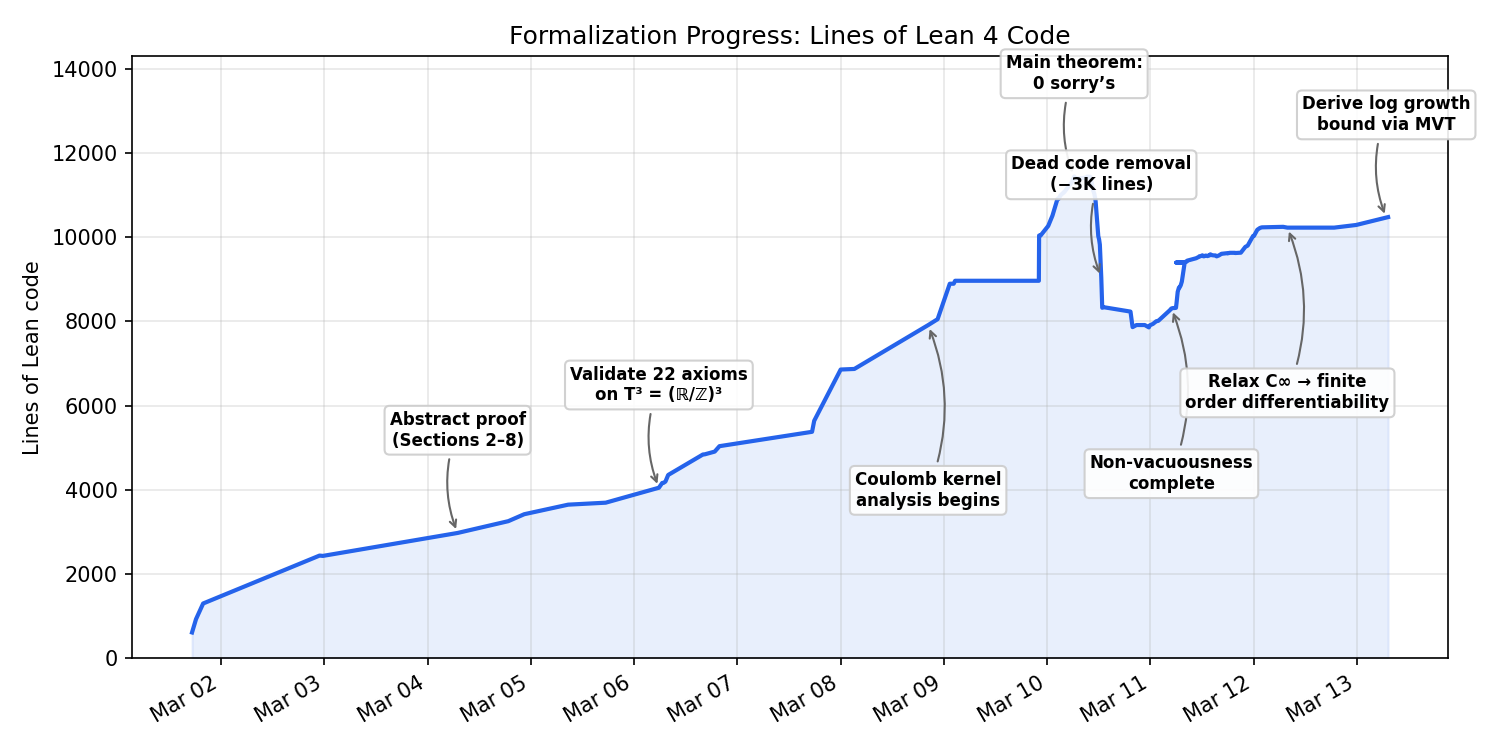

Write Python code to recreate this figure.
#!/usr/bin/env python3
"""Generate Lean LOC-over-time graphs for Aristotle/Landau/."""

import subprocess
import csv
import os
from datetime import datetime

REPO = os.path.dirname(os.path.dirname(os.path.abspath(__file__)))
LANDAU_DIR = "Aristotle/Landau"
OUT_CSV = os.path.join(REPO, "scripts", "loc_history.csv")
OUT_PNG = os.path.join(REPO, "scripts", "loc_history.png")
OUT_BREAKDOWN_PNG = os.path.join(REPO, "scripts", "loc_breakdown.png")

# Notable events: (commit_hash_prefix, label, vertical_offset)
EVENTS = [
    ("944984b1f1", "Abstract proof\n(Sections 2\u20138)", 40),
    ("61eeb02", "Validate 22 axioms\non T\u00b3 = (\u211d/\u2124)\u00b3", 40),
    ("a445b2b364", "Coulomb kernel\nanalysis begins", -70),
    ("20d0f4b0fe", "Main theorem:\n0 sorry\u2019s", 40),
    ("96f389e62f", "Dead code removal\n(\u22123K lines)", 40),
    ("46b87fbc43", "Non-vacuousness\ncomplete", -70),
    ("5b62d21624", "Relax C\u221e \u2192 finite\norder differentiability", -70),
    ("62610d06ee", "Derive log growth\nbound via MVT", 40),
]

# File categories for the breakdown chart.
# "argument" = the mathematical proof chain (warm colors)
# "background" = supporting infrastructure (cool colors)
ARGUMENT_FILES = {
    "landau-steady-state.lean",  # monolithic precursor
    "Section2.lean", "Section3.lean", "Section3Helpers.lean",
    "Section4.lean", "Section5.lean", "Section6.lean",
    "Section7.lean", "Section8.lean", "Section9.lean",
    "VMLInputDerive.lean", "Theorem42.lean",
    "CoulombConcreteTheorem42.lean",
}

BACKGROUND_FILES = {
    "Defs.lean", "TorusInstance.lean", "TorusDefs.lean",
    "SchwartzDecayDefs.lean", "ConcreteTheorem42.lean",
    "VelocityDecayInstance.lean", "VelocityDecayHelpers.lean",
    "CoulombKernel.lean", "NewtonianPotential.lean",
    "CoulombFlux.lean", "CoulombFluxDiff.lean",
    "CoulombPSD.lean", "CoulombSpatialTransport.lean",
    "LandauMatrixDerivBound.lean",
    "DomainExperiments.lean",
}


def parse_iso(s):
    if s[-3] == ':' and (s[-6] == '+' or s[-6] == '-'):
        s = s[:-3] + s[-2:]
    return datetime.strptime(s, "%Y-%m-%dT%H:%M:%S%z")


def get_commits():
    result = subprocess.run(
        ["git", "log", "--format=%H %aI", "--reverse", "--", "Aristotle/Landau/"],
        capture_output=True, text=True, cwd=REPO,
    )
    commits = []
    for line in result.stdout.strip().split("\n"):
        if not line:
            continue
        parts = line.split(" ", 1)
        commits.append((parts[0], parts[1]))
    return commits


def get_file_loc(commit_hash):
    """Return dict of {basename: loc} for all .lean files at commit.

    Excludes monolithic file when main/ exists (avoids double-counting).
    Also excludes aristotle-in/ submission files.
    """
    result = subprocess.run(
        ["git", "ls-tree", "-r", "--name-only", commit_hash, "--", LANDAU_DIR],
        capture_output=True, text=True, cwd=REPO,
    )
    files = [f for f in result.stdout.strip().split("\n")
             if f.endswith(".lean") and "/aristotle-in/" not in f]
    has_main = any("/main/" in f for f in files)

    loc = {}
    for filepath in files:
        if has_main and "/main/" not in filepath:
            continue
        blob = subprocess.run(
            ["git", "show", f"{commit_hash}:{filepath}"],
            capture_output=True, text=True, cwd=REPO,
        )
        basename = os.path.basename(filepath)
        loc[basename] = loc.get(basename, 0) + len(blob.stdout.split("\n"))
    return loc


def main():
    commits = get_commits()
    print(f"Found {len(commits)} commits")

    rows = []  # (timestamp, total_loc, hash, file_loc_dict)
    prev_date = None
    for h, timestamp in commits:
        file_loc = get_file_loc(h)
        total = sum(file_loc.values())
        rows.append((timestamp, total, h, file_loc))
        date = timestamp[:10]
        if date != prev_date:
            print(f"  {date}: {total} LOC ({len(file_loc)} files)")
            prev_date = date

    # Write CSV (total only)
    with open(OUT_CSV, "w", newline="") as f:
        w = csv.writer(f)
        w.writerow(["timestamp", "loc"])
        for r in rows:
            w.writerow([r[0], r[1]])
    print(f"Wrote {OUT_CSV}")

    try:
        import matplotlib
        matplotlib.use("Agg")
        import matplotlib.pyplot as plt
        import matplotlib.dates as mdates
        import numpy as np
    except ImportError:
        print("matplotlib not available; CSV written, skip PNG")
        return

    dates = [parse_iso(r[0]) for r in rows]
    locs = [r[1] for r in rows]
    hashes = [r[2] for r in rows]

    # ── Chart 1: total LOC with event annotations ──
    fig, ax = plt.subplots(figsize=(10, 5))
    ax.plot(dates, locs, color="#2563eb", linewidth=2)
    ax.fill_between(dates, locs, alpha=0.1, color="#2563eb")
    ax.set_xlabel("")
    ax.set_ylabel("Lines of Lean code")
    ax.set_title("Formalization Progress: Lines of Lean 4 Code")
    ax.xaxis.set_major_formatter(mdates.DateFormatter("%b %d"))
    ax.xaxis.set_major_locator(mdates.DayLocator(interval=1))
    fig.autofmt_xdate()
    ax.set_ylim(bottom=0, top=max(locs) * 1.25)
    ax.grid(True, alpha=0.3)

    for prefix, label, y_offset in EVENTS:
        for i, h in enumerate(hashes):
            if h.startswith(prefix):
                ax.annotate(
                    label, xy=(dates[i], locs[i]),
                    xytext=(0, y_offset), textcoords="offset points",
                    fontsize=8, fontweight="bold", ha="center",
                    va="bottom" if y_offset > 0 else "top",
                    arrowprops=dict(arrowstyle="->", color="#666",
                                    connectionstyle="arc3,rad=0.2"),
                    bbox=dict(boxstyle="round,pad=0.3", facecolor="white",
                              edgecolor="#ccc", alpha=0.9),
                )
                break

    fig.tight_layout()
    fig.savefig(OUT_PNG, dpi=150)
    print(f"Wrote {OUT_PNG}")

    # ── Chart 2: stacked area by grouped file category ──

    # Groups: coarser than individual files for a clean legend.
    # Each group: (display_name, set_of_basenames, category)
    GROUPS = [
        # Background (blues) — bottom of stack
        ("Defs", {"Defs.lean"}, "bg"),
        ("TorusInstance", {"TorusInstance.lean", "TorusDefs.lean"}, "bg"),
        ("Coulomb kernel files", {
            "CoulombKernel.lean", "NewtonianPotential.lean",
            "CoulombFlux.lean", "CoulombFluxDiff.lean",
            "CoulombPSD.lean", "CoulombSpatialTransport.lean",
            "LandauMatrixDerivBound.lean",
        }, "bg"),
        ("Decay & helpers", {
            "VelocityDecayInstance.lean", "VelocityDecayHelpers.lean",
            "SchwartzDecayDefs.lean", "ConcreteTheorem42.lean",
            "DomainExperiments.lean",
        }, "bg"),
        # Argument (reds) — top of stack
        ("Sections 2\u20138", {
            "Section2.lean", "Section3.lean", "Section3Helpers.lean",
            "Section4.lean", "Section5.lean", "Section6.lean",
            "Section7.lean", "Section8.lean", "Section9.lean",
        }, "arg"),
        ("VMLInputDerive", {"VMLInputDerive.lean"}, "arg"),
        ("Theorem42", {"Theorem42.lean"}, "arg"),
        ("CoulombConcreteTheorem42", {"CoulombConcreteTheorem42.lean"}, "arg"),
        ("Monolithic (pre-split)", {"landau-steady-state.lean"}, "arg"),
    ]

    # Build grouped time series
    group_series = {}
    for name, fileset, cat in GROUPS:
        series = []
        for _, _, _, floc in rows:
            series.append(sum(floc.get(f, 0) for f in fileset))
        group_series[name] = series

    # Colors
    bg_groups = [g for g in GROUPS if g[2] == "bg"]
    arg_groups = [g for g in GROUPS if g[2] == "arg"]
    blues = plt.cm.Blues(np.linspace(0.3, 0.7, max(len(bg_groups), 1)))
    reds = plt.cm.Reds(np.linspace(0.3, 0.8, max(len(arg_groups), 1)))

    ordered_names = [g[0] for g in GROUPS]
    colors = []
    bi, ri = 0, 0
    for name, _, cat in GROUPS:
        if cat == "bg":
            colors.append(blues[bi]); bi += 1
        else:
            colors.append(reds[ri]); ri += 1

    fig2, ax2 = plt.subplots(figsize=(12, 5.5))
    y_stack = np.array([group_series[n] for n in ordered_names])
    ax2.stackplot(dates, y_stack, labels=ordered_names, colors=colors, alpha=0.85)
    ax2.set_xlabel("")
    ax2.set_ylabel("Lines of Lean code")
    ax2.set_title("LOC by File Group: Infrastructure (blue) vs Proof Chain (red)")
    ax2.xaxis.set_major_formatter(mdates.DateFormatter("%b %d"))
    ax2.xaxis.set_major_locator(mdates.DayLocator(interval=1))
    fig2.autofmt_xdate()
    ax2.set_ylim(bottom=0)
    ax2.grid(True, alpha=0.3)

    # Legend outside on right, skip groups that never exceed 50 LOC
    handles, labels = ax2.get_legend_handles_labels()
    filtered = [(h, l) for h, l, n in zip(handles, labels, ordered_names)
                if max(group_series[n]) > 50]
    if filtered:
        fh, fl = zip(*filtered)
        ax2.legend(fh, fl, loc="center left", bbox_to_anchor=(1.01, 0.5),
                   fontsize=8.5, framealpha=0.9)

    fig2.tight_layout()
    fig2.savefig(OUT_BREAKDOWN_PNG, dpi=150)
    print(f"Wrote {OUT_BREAKDOWN_PNG}")


if __name__ == "__main__":
    main()
